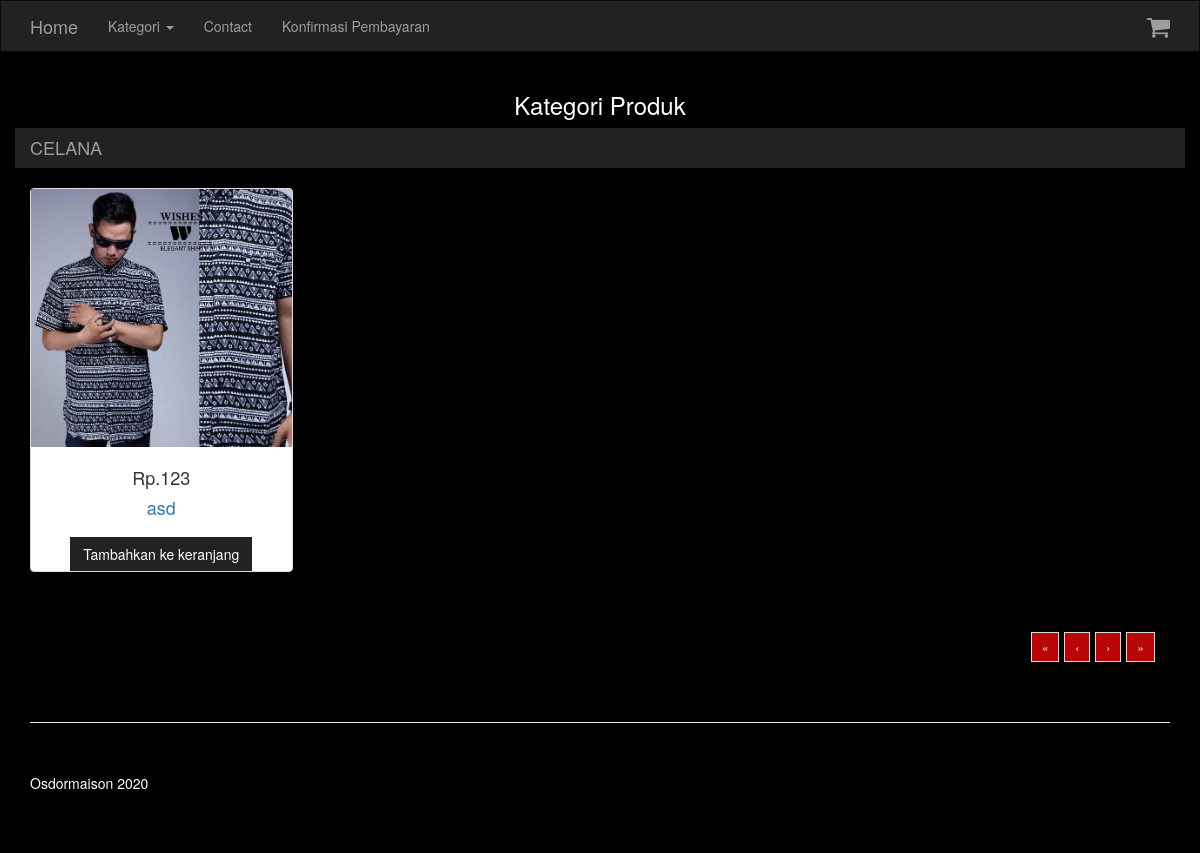
/?hal=kategori&kat=4, run on an earlier commit of the app's database.
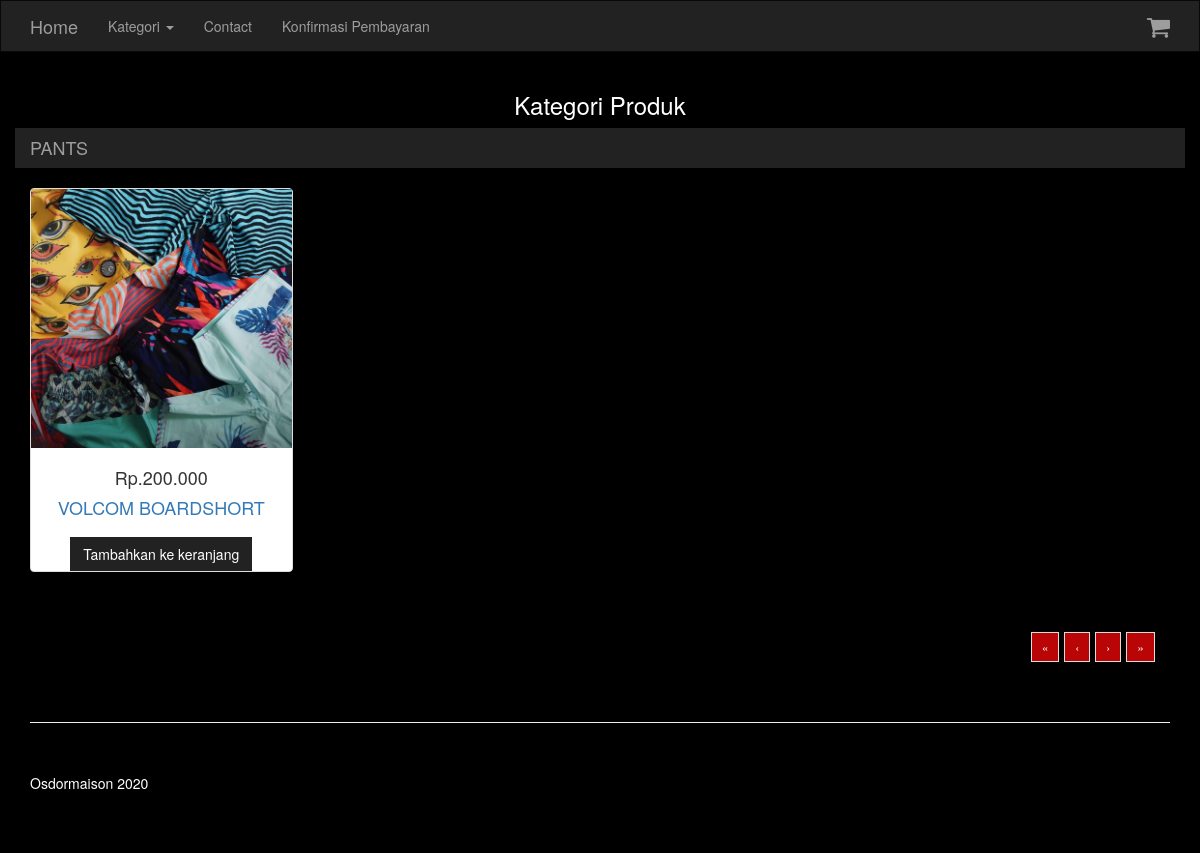
And on a later commit of the database.
### tables this page shows
CREATE TABLE `tb_kategori` (
  `id_kategori` int(11) NOT NULL AUTO_INCREMENT,
  `id_induk` int(11) DEFAULT NULL,
  `nama_kategori` varchar(50) DEFAULT NULL,
  PRIMARY KEY (`id_kategori`)
);

CREATE TABLE `tb_produk` (
  `id_produk` int(11) NOT NULL AUTO_INCREMENT,
  `nama_produk` varchar(255) DEFAULT NULL,
  `stok` int(11) DEFAULT NULL,
  `harga` int(11) DEFAULT NULL,
  `berat` int(11) DEFAULT NULL,
  `diskon` int(11) DEFAULT NULL,
  `deskripsi` text DEFAULT NULL,
  `gambar` varchar(255) DEFAULT NULL,
  `id_kategori` int(11) DEFAULT NULL,
  PRIMARY KEY (`id_produk`)
);

### config/general_helper.php (called while the page is built, shortened)
<?php
if (!function_exists('uang')) {
    function uang($money) {
        $h = 'Rp.'.number_format($money,0,'.','.');
        return $h;
    }
}

### index.php (the view, shortened to what this page needs)
<?php
    include_once "config/general_helper.php";
    $halaman = $_GET['hal'];
?>
<!DOCTYPE html>
<html lang="en">
<head>
    <link href="<?=BASE?>assets/plugin/bootstrap/css/bootstrap.min.css" rel="stylesheet">
    <link rel="stylesheet" href="<?=BASE?>assets/plugin/font-awesome/css/font-awesome.min.css">
     <link href="<?=BASE?>assets/css/wishes.css" rel="stylesheet">
</head>
<body>
    <header>
    <nav class="navbar navbar-inverse" role="navigation">
        <div class="container">
            <div class="navbar-header">
                <a class="navbar-brand" href="?hal=home">Home</a>
            </div>
            <div class="collapse navbar-collapse" id="bs-example-navbar-collapse-1">
                <ul class="nav navbar-nav">
                    <li class="dropdown">
                      <a href="#" class="dropdown-toggle" data-toggle="dropdown">Kategori <b class="caret"></b></a>
                    </li>
                    <li>
                        <a href="<?=BASE?>?hal=contact">Contact</a>
                    </li>
                    <li>
                        <a href="<?=BASE?>?hal=konfirmasi">Konfirmasi Pembayaran</a>
                    </li>
                </ul>
                <ul class="nav navbar-nav navbar-right">
                    <li class="pull-right cart">
                    <div class="cart-button">
                          <a class=""><i class="fa fa-shopping-cart"></i></a>
                        </div>
                    </li>
                </ul>
            </div>
        </div>
    </nav>
    </header>
    <div class="container">
        <?php include 'view/'.$halaman.'.php';?>
    </div>
    <div class="container">
        <hr>
        <footer>
            <div class="row">
                <div class="col-lg-12">
                    <p>Osdormaison 2020</p>
                </div>
            </div>
        </footer>
    </div>
</body>
</html>

### view/kategori.php (shortened to what this page needs)
<?php
	$id_kategori = $_GET['kat'];
	$qry = "SELECT * from tb_kategori where id_kategori=$id_kategori";
	$sql = mysql_query($qry);
	$kat = mysql_fetch_array($sql);
	$qry = "SELECT * from tb_produk where id_kategori=$id_kategori ORDER BY id_produk DESC";
	$sql = mysql_query($qry);
	$total = mysql_num_rows($sql);
    $limit = 12;
    $pages = ceil($total / $limit);
    $page = $_GET['page'];
    if (!$page) {
    	$page = 1;
    }
    $offset = ($page - 1)  * $limit;
    $prevlink = ($page > 1) ? '<li><a href="?hal=kategori&kat='.$id_kategori.'&page=1" title="First page">&laquo;</a> <a href="?hal=kategori&kat='.$id_kategori.'&page=' . ($page - 1) . '" title="Previous page">&lsaquo;</a></li>' : '<li class="disabled"><span class="disabled">&laquo;</span> <span class="disabled">&lsaquo;</span></li>';
    $nextlink = ($page < $pages) ? '<li><a href="?hal=kategori&kat='.$id_kategori.'&page=' . ($page + 1) . '" title="Next page">&rsaquo;</a> <a href="?hal=kategori&kat='.$id_kategori.'&page=' . $pages . '" title="Last page">&raquo;</a></li>' : '<li class="disabled"><span class="disabled">&rsaquo;</span> <span class="disabled">&raquo;</span></li>';
	$pagination = '<ul class="pagination pagination-sm pull-right">'.$prevlink.$htmlpages.'<li>'.$nextlink.'</li></ul>';
    $qrypage = $qry.' LIMIT '.$limit.' OFFSET '.$offset;
    $sqlpage = mysql_query($qrypage);
?>
<div class="row">
	<div class="col-md-12 text-center">
		<h3 class="">Kategori Produk</h3>
	</div>
</div>
<div class="row header-kategori">
	<div class="col-md-6">
		<h4 class=""><?=$kat['nama_kategori']?></h4>
	</div>
</div>
 <div class="row product-list">
                	<?php while($row = mysql_fetch_array($sqlpage)): ?>
                	<div class="col-sm-3 col-lg-3 col-md-3">
                        <div class="thumbnail">
                            <div class="div-img-thumbnail-big">
                                <img src="<?=BASE?>admin/img/produk/<?=$row['gambar']?>.jpg" alt="">
                            </div>
                            <div class="caption">
                                <h4 class="text-center"><?=uang($row['harga'])?></h4>
                                <h4 class="text-center"><a href="?hal=produk&id=<?=$row['id_produk']?>"><?=$row['nama_produk']?></a></h4>
                            </div>
                            <div class="text-center">
                                <a href="" class="btn btn-primary add-to-cart" data-id='<?=$row['id_produk']?>' data-price='<?=$row['harga']?>'>Tambahkan ke keranjang</a>
                            </div>
                        </div>
                    </div>
                	<?php endwhile; ?>
                </div>
<div class="row pagination">
                	<div class="col-md-12">
                		<?=$pagination?>
                	</div>
                </div>

What changed in the data, as far as the page shows it:
no longer on this page (row edited): tb_produk: gambar (picture), harga "Rp.123", nama_produk "asd"
changed tb_kategori: nama_kategori "CELANA" → "PANTS"
added tb_produk: gambar (picture), harga "Rp.200.000", nama_produk "VOLCOM BOARDSHORT"
